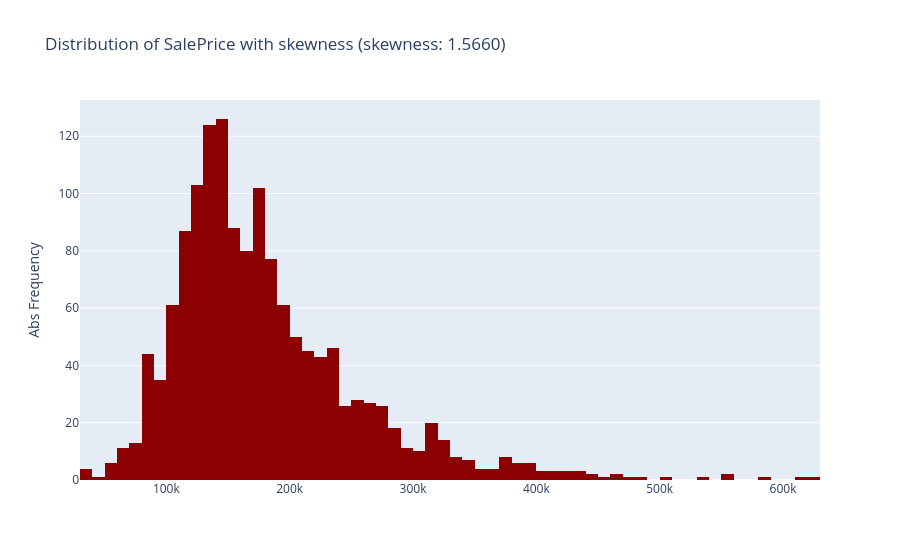
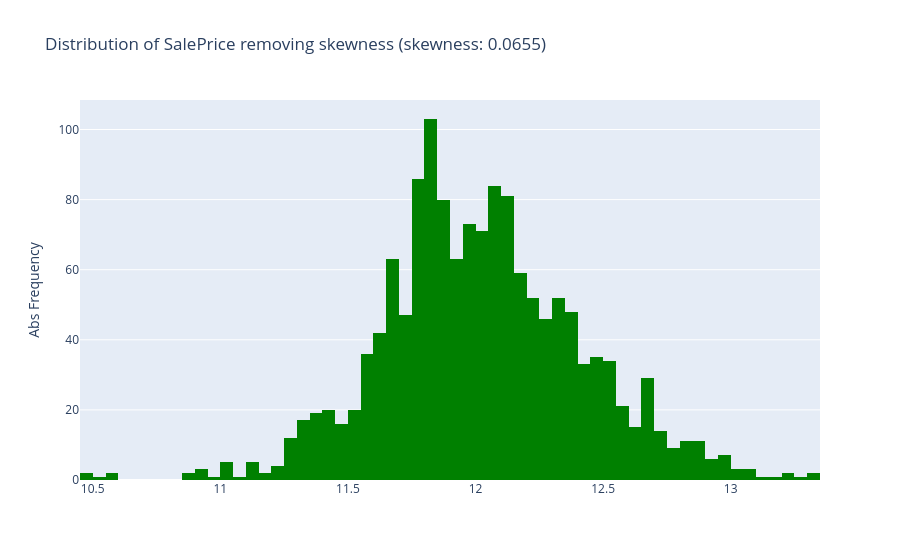

The code cell stored with these charts, in order, in its notebook:
### Markdown cell above
## **Normalization of Skewed Distributions**

__Skewness of SalePrice__

Since algorithms can be sensitive to skewed distributions and may underperform if the data range isn't properly normalized, I show the **skewness of SalePrice** and its normalization using the natural logarithm transformation, specifically log(1 + x) (base e).

### Code cell
def plot_histogram(x, title, yaxis, color):
    trace = go.Histogram(x = x,
                        marker = dict(color = color))
    layout = go.Layout(hovermode= 'closest', title = title, yaxis = dict(title = yaxis))
    fig = go.Figure(data = [trace], layout = layout)
    return iplot(fig)

sale_price_array = study_data.SalePrice
title = 'Distribution of SalePrice with skewness (skewness: {:0.4f})'.format(sale_price_array.skew())
plot_histogram(sale_price_array, title, 'Abs Frequency', 'darkred')

sale_price_array = np.log1p(sale_price_array)

# Update the sales prices with the normalized value
study_data['SalePrice'] = sale_price_array

title = 'Distribution of SalePrice removing skewness (skewness: {:0.4f})'.format(sale_price_array.skew())
plot_histogram(sale_price_array, title, 'Abs Frequency', 'green')

### Figure 1 — Plotly figure (JSON) as saved in the notebook; plotly's stock layout.template omitted (floating-point values rounded to 4 significant figures; data arrays with more than 128 entries replaced by an {"elided": "..."} marker saying what was removed)
{"data": [{"marker": {"color": "darkred"}, "type": "histogram", "x": {"elided": "1456 int values"}}], "layout": {"hovermode": "closest", "title": {"text": "Distribution of SalePrice with skewness (skewness: 1.5660)"}, "yaxis": {"title": {"text": "Abs Frequency"}}}}

### Figure 2 — Plotly figure (JSON) as saved in the notebook; plotly's stock layout.template omitted (floating-point values rounded to 4 significant figures; data arrays with more than 128 entries replaced by an {"elided": "..."} marker saying what was removed)
{"data": [{"marker": {"color": "green"}, "type": "histogram", "x": {"elided": "1456 float values"}}], "layout": {"hovermode": "closest", "title": {"text": "Distribution of SalePrice removing skewness (skewness: 0.0655)"}, "yaxis": {"title": {"text": "Abs Frequency"}}}}
